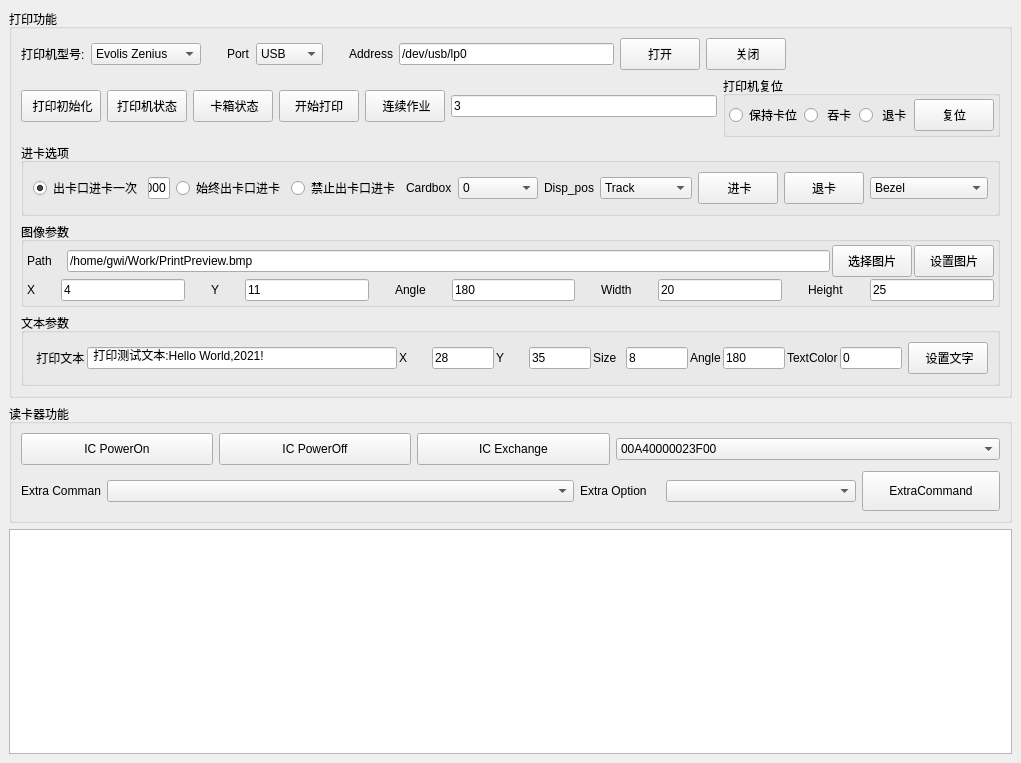
<?xml version="1.0" encoding="UTF-8"?>
<ui version="4.0">
 <class>MainWindow</class>
 <widget class="QMainWindow" name="MainWindow">
  <property name="geometry">
   <rect>
    <x>0</x>
    <y>0</y>
    <width>1021</width>
    <height>763</height>
   </rect>
  </property>
  <property name="windowTitle">
   <string>MainWindow</string>
  </property>
  <widget class="QWidget" name="centralwidget">
   <layout class="QVBoxLayout" name="verticalLayout_4">
    <item>
     <widget class="QGroupBox" name="groupBox_4">
      <property name="title">
       <string>打印功能</string>
      </property>
      <layout class="QVBoxLayout" name="verticalLayout_2">
       <item>
        <layout class="QHBoxLayout" name="horizontalLayout_3">
         <item>
          <widget class="QLabel" name="label_4">
           <property name="text">
            <string>打印机型号:</string>
           </property>
          </widget>
         </item>
         <item>
          <widget class="QComboBox" name="comboBox_Printer">
           <item>
            <property name="text">
             <string>Evolis Zenius</string>
            </property>
           </item>
           <item>
            <property name="text">
             <string>Evolis KC200</string>
            </property>
           </item>
           <item>
            <property name="text">
             <string>Evolis Elypso</string>
            </property>
           </item>
           <item>
            <property name="text">
             <string>Evolis Avansia</string>
            </property>
           </item>
          </widget>
         </item>
         <item>
          <spacer name="horizontalSpacer">
           <property name="orientation">
            <enum>Qt::Horizontal</enum>
           </property>
           <property name="sizeType">
            <enum>QSizePolicy::Fixed</enum>
           </property>
           <property name="sizeHint" stdset="0">
            <size>
             <width>20</width>
             <height>20</height>
            </size>
           </property>
          </spacer>
         </item>
         <item>
          <widget class="QLabel" name="label_8">
           <property name="text">
            <string>Port</string>
           </property>
          </widget>
         </item>
         <item>
          <widget class="QComboBox" name="comboBox_Port">
           <item>
            <property name="text">
             <string>USB</string>
            </property>
           </item>
           <item>
            <property name="text">
             <string>IP</string>
            </property>
           </item>
           <item>
            <property name="text">
             <string>NISCA</string>
            </property>
           </item>
          </widget>
         </item>
         <item>
          <spacer name="horizontalSpacer_2">
           <property name="orientation">
            <enum>Qt::Horizontal</enum>
           </property>
           <property name="sizeType">
            <enum>QSizePolicy::Fixed</enum>
           </property>
           <property name="sizeHint" stdset="0">
            <size>
             <width>20</width>
             <height>20</height>
            </size>
           </property>
          </spacer>
         </item>
         <item>
          <widget class="QLabel" name="label_9">
           <property name="text">
            <string>Address</string>
           </property>
          </widget>
         </item>
         <item>
          <widget class="QLineEdit" name="lineEdit_Address">
           <property name="text">
            <string>/dev/usb/lp0</string>
           </property>
          </widget>
         </item>
         <item>
          <widget class="QPushButton" name="pushButton_PrinterOpen">
           <property name="minimumSize">
            <size>
             <width>80</width>
             <height>32</height>
            </size>
           </property>
           <property name="maximumSize">
            <size>
             <width>200</width>
             <height>16777215</height>
            </size>
           </property>
           <property name="text">
            <string>打开</string>
           </property>
          </widget>
         </item>
         <item>
          <widget class="QPushButton" name="pushButton_PrinterClose">
           <property name="minimumSize">
            <size>
             <width>80</width>
             <height>32</height>
            </size>
           </property>
           <property name="maximumSize">
            <size>
             <width>200</width>
             <height>16777215</height>
            </size>
           </property>
           <property name="text">
            <string> 关闭</string>
           </property>
          </widget>
         </item>
         <item>
          <spacer name="horizontalSpacer_3">
           <property name="orientation">
            <enum>Qt::Horizontal</enum>
           </property>
           <property name="sizeHint" stdset="0">
            <size>
             <width>40</width>
             <height>20</height>
            </size>
           </property>
          </spacer>
         </item>
        </layout>
       </item>
       <item>
        <layout class="QHBoxLayout" name="horizontalLayout_4">
         <item>
          <widget class="QPushButton" name="pushButton_PrinterInit">
           <property name="minimumSize">
            <size>
             <width>80</width>
             <height>32</height>
            </size>
           </property>
           <property name="maximumSize">
            <size>
             <width>200</width>
             <height>16777215</height>
            </size>
           </property>
           <property name="text">
            <string> 打印初始化</string>
           </property>
          </widget>
         </item>
         <item>
          <widget class="QPushButton" name="pushButton_PrinterStatus">
           <property name="minimumSize">
            <size>
             <width>80</width>
             <height>32</height>
            </size>
           </property>
           <property name="maximumSize">
            <size>
             <width>200</width>
             <height>16777215</height>
            </size>
           </property>
           <property name="text">
            <string>打印机状态</string>
           </property>
          </widget>
         </item>
         <item>
          <widget class="QPushButton" name="pushButton_PrinterBoxStatus">
           <property name="minimumSize">
            <size>
             <width>80</width>
             <height>32</height>
            </size>
           </property>
           <property name="maximumSize">
            <size>
             <width>200</width>
             <height>16777215</height>
            </size>
           </property>
           <property name="text">
            <string> 卡箱状态</string>
           </property>
          </widget>
         </item>
         <item>
          <widget class="QPushButton" name="pushButton_PrinterStart">
           <property name="minimumSize">
            <size>
             <width>80</width>
             <height>32</height>
            </size>
           </property>
           <property name="maximumSize">
            <size>
             <width>200</width>
             <height>16777215</height>
            </size>
           </property>
           <property name="text">
            <string>开始打印</string>
           </property>
          </widget>
         </item>
         <item>
          <widget class="QPushButton" name="pushButton_PrinterJob">
           <property name="minimumSize">
            <size>
             <width>80</width>
             <height>32</height>
            </size>
           </property>
           <property name="maximumSize">
            <size>
             <width>200</width>
             <height>16777215</height>
            </size>
           </property>
           <property name="text">
            <string> 连续作业</string>
           </property>
          </widget>
         </item>
         <item>
          <widget class="QLineEdit" name="lineEdit_Jobs">
           <property name="text">
            <string>3</string>
           </property>
           <property name="placeholderText">
            <string/>
           </property>
           <property name="clearButtonEnabled">
            <bool>false</bool>
           </property>
          </widget>
         </item>
         <item>
          <widget class="QGroupBox" name="groupBox">
           <property name="title">
            <string>打印机复位</string>
           </property>
           <layout class="QHBoxLayout" name="horizontalLayout_14" stretch="0,0,0,0">
            <property name="spacing">
             <number>2</number>
            </property>
            <property name="leftMargin">
             <number>3</number>
            </property>
            <property name="topMargin">
             <number>3</number>
            </property>
            <property name="rightMargin">
             <number>3</number>
            </property>
            <property name="bottomMargin">
             <number>3</number>
            </property>
            <item>
             <widget class="QRadioButton" name="radioButton_Keep">
              <property name="text">
               <string>保持卡位</string>
              </property>
              <property name="checked">
               <bool>false</bool>
              </property>
             </widget>
            </item>
            <item>
             <widget class="QRadioButton" name="radioButton_Reject">
              <property name="text">
               <string> 吞卡</string>
              </property>
             </widget>
            </item>
            <item>
             <widget class="QRadioButton" name="radioButton_Eject">
              <property name="text">
               <string> 退卡</string>
              </property>
             </widget>
            </item>
            <item>
             <widget class="QPushButton" name="pushButton_PrinterReset">
              <property name="minimumSize">
               <size>
                <width>80</width>
                <height>32</height>
               </size>
              </property>
              <property name="maximumSize">
               <size>
                <width>200</width>
                <height>16777215</height>
               </size>
              </property>
              <property name="text">
               <string>复位</string>
              </property>
             </widget>
            </item>
           </layout>
          </widget>
         </item>
        </layout>
       </item>
       <item>
        <widget class="QGroupBox" name="groupBox_3">
         <property name="title">
          <string>进卡选项</string>
         </property>
         <layout class="QHBoxLayout" name="horizontalLayout_11" stretch="0,1,0,0,0,0,0,0,0,0,0">
          <item>
           <widget class="QRadioButton" name="radioButton_EnableCardOnce">
            <property name="text">
             <string>出卡口进卡一次</string>
            </property>
            <property name="checked">
             <bool>true</bool>
            </property>
           </widget>
          </item>
          <item>
           <widget class="QLineEdit" name="lineEdit_EnableCardTimeout">
            <property name="text">
             <string>5000</string>
            </property>
            <property name="maxLength">
             <number>5</number>
            </property>
           </widget>
          </item>
          <item>
           <widget class="QRadioButton" name="radioButton_EnableCardAlways">
            <property name="text">
             <string>始终出卡口进卡</string>
            </property>
           </widget>
          </item>
          <item>
           <widget class="QRadioButton" name="radioButton_DisableCard">
            <property name="text">
             <string>禁止出卡口进卡</string>
            </property>
           </widget>
          </item>
          <item>
           <widget class="QLabel" name="label_5">
            <property name="text">
             <string>Cardbox</string>
            </property>
           </widget>
          </item>
          <item>
           <widget class="QComboBox" name="comboBox_cardbox">
            <property name="minimumSize">
             <size>
              <width>80</width>
              <height>0</height>
             </size>
            </property>
            <item>
             <property name="text">
              <string>0</string>
             </property>
            </item>
            <item>
             <property name="text">
              <string>1</string>
             </property>
            </item>
            <item>
             <property name="text">
              <string>2</string>
             </property>
            </item>
           </widget>
          </item>
          <item>
           <widget class="QLabel" name="label_6">
            <property name="text">
             <string>Disp_pos</string>
            </property>
           </widget>
          </item>
          <item>
           <widget class="QComboBox" name="comboBox_DispPOS">
            <property name="minimumSize">
             <size>
              <width>80</width>
              <height>0</height>
             </size>
            </property>
            <item>
             <property name="text">
              <string>Track</string>
             </property>
            </item>
            <item>
             <property name="text">
              <string>Contact</string>
             </property>
            </item>
            <item>
             <property name="text">
              <string>Contactless</string>
             </property>
            </item>
            <item>
             <property name="text">
              <string>Print</string>
             </property>
            </item>
           </widget>
          </item>
          <item>
           <widget class="QPushButton" name="pushButton_PrinterInsert">
            <property name="minimumSize">
             <size>
              <width>80</width>
              <height>32</height>
             </size>
            </property>
            <property name="maximumSize">
             <size>
              <width>200</width>
              <height>16777215</height>
             </size>
            </property>
            <property name="text">
             <string> 进卡</string>
            </property>
           </widget>
          </item>
          <item>
           <widget class="QPushButton" name="pushButton_PrinterEject">
            <property name="minimumSize">
             <size>
              <width>80</width>
              <height>32</height>
             </size>
            </property>
            <property name="maximumSize">
             <size>
              <width>200</width>
              <height>16777215</height>
             </size>
            </property>
            <property name="text">
             <string>退卡</string>
            </property>
           </widget>
          </item>
          <item>
           <widget class="QComboBox" name="comboBox_RejectPos">
            <property name="minimumSize">
             <size>
              <width>80</width>
              <height>0</height>
             </size>
            </property>
            <item>
             <property name="text">
              <string>Bezel</string>
             </property>
            </item>
            <item>
             <property name="text">
              <string>Hopper</string>
             </property>
            </item>
            <item>
             <property name="text">
              <string>Lower reject slot</string>
             </property>
            </item>
           </widget>
          </item>
         </layout>
        </widget>
       </item>
       <item>
        <widget class="QGroupBox" name="groupBox_2">
         <property name="title">
          <string>图像参数</string>
         </property>
         <layout class="QVBoxLayout" name="verticalLayout_3">
          <property name="spacing">
           <number>2</number>
          </property>
          <property name="leftMargin">
           <number>3</number>
          </property>
          <property name="topMargin">
           <number>3</number>
          </property>
          <property name="rightMargin">
           <number>3</number>
          </property>
          <property name="bottomMargin">
           <number>3</number>
          </property>
          <item>
           <layout class="QHBoxLayout" name="horizontalLayout_13" stretch="1,20,1,0">
            <property name="spacing">
             <number>2</number>
            </property>
            <item>
             <widget class="QLabel" name="label_11">
              <property name="text">
               <string>Path</string>
              </property>
             </widget>
            </item>
            <item>
             <widget class="QLineEdit" name="lineEdit_graphpath">
              <property name="sizePolicy">
               <sizepolicy hsizetype="Expanding" vsizetype="Fixed">
                <horstretch>0</horstretch>
                <verstretch>0</verstretch>
               </sizepolicy>
              </property>
              <property name="minimumSize">
               <size>
                <width>200</width>
                <height>0</height>
               </size>
              </property>
              <property name="text">
               <string>/home/gwi/Work/PrintPreview.bmp</string>
              </property>
             </widget>
            </item>
            <item>
             <widget class="QPushButton" name="pushButton_browsegraph">
              <property name="minimumSize">
               <size>
                <width>80</width>
                <height>32</height>
               </size>
              </property>
              <property name="maximumSize">
               <size>
                <width>200</width>
                <height>16777215</height>
               </size>
              </property>
              <property name="text">
               <string>选择图片</string>
              </property>
             </widget>
            </item>
            <item>
             <widget class="QPushButton" name="pushButton_PrinterSetImage">
              <property name="minimumSize">
               <size>
                <width>80</width>
                <height>32</height>
               </size>
              </property>
              <property name="maximumSize">
               <size>
                <width>200</width>
                <height>16777215</height>
               </size>
              </property>
              <property name="text">
               <string>设置图片</string>
              </property>
             </widget>
            </item>
           </layout>
          </item>
          <item>
           <layout class="QHBoxLayout" name="horizontalLayout_15">
            <property name="spacing">
             <number>26</number>
            </property>
            <item>
             <widget class="QLabel" name="label_16">
              <property name="text">
               <string>X</string>
              </property>
             </widget>
            </item>
            <item>
             <widget class="QLineEdit" name="lineEdit_graphX">
              <property name="text">
               <string>4</string>
              </property>
              <property name="placeholderText">
               <string/>
              </property>
              <property name="clearButtonEnabled">
               <bool>false</bool>
              </property>
             </widget>
            </item>
            <item>
             <widget class="QLabel" name="label_17">
              <property name="text">
               <string>Y</string>
              </property>
             </widget>
            </item>
            <item>
             <widget class="QLineEdit" name="lineEdit_graphY">
              <property name="text">
               <string>11</string>
              </property>
              <property name="clearButtonEnabled">
               <bool>false</bool>
              </property>
             </widget>
            </item>
            <item>
             <widget class="QLabel" name="label_18">
              <property name="text">
               <string>Angle</string>
              </property>
             </widget>
            </item>
            <item>
             <widget class="QLineEdit" name="lineEdit_graph_angle">
              <property name="text">
               <string>180</string>
              </property>
              <property name="clearButtonEnabled">
               <bool>false</bool>
              </property>
             </widget>
            </item>
            <item>
             <widget class="QLabel" name="label_19">
              <property name="text">
               <string>Width</string>
              </property>
             </widget>
            </item>
            <item>
             <widget class="QLineEdit" name="lineEdit_graphW">
              <property name="text">
               <string>20</string>
              </property>
              <property name="clearButtonEnabled">
               <bool>false</bool>
              </property>
             </widget>
            </item>
            <item>
             <widget class="QLabel" name="label_20">
              <property name="text">
               <string>Height</string>
              </property>
             </widget>
            </item>
            <item>
             <widget class="QLineEdit" name="lineEdit_graphH">
              <property name="text">
               <string>25</string>
              </property>
              <property name="clearButtonEnabled">
               <bool>false</bool>
              </property>
             </widget>
            </item>
           </layout>
          </item>
         </layout>
        </widget>
       </item>
       <item>
        <widget class="QGroupBox" name="groupBox_5">
         <property name="title">
          <string>文本参数</string>
         </property>
         <layout class="QHBoxLayout" name="horizontalLayout_2">
          <item>
           <layout class="QHBoxLayout" name="horizontalLayout_5" stretch="1,10,1,2,1,2,1,2,1,2,1,2">
            <property name="spacing">
             <number>2</number>
            </property>
            <item>
             <widget class="QLabel" name="label">
              <property name="text">
               <string> 打印文本</string>
              </property>
             </widget>
            </item>
            <item>
             <widget class="QLineEdit" name="lineEdit_text">
              <property name="minimumSize">
               <size>
                <width>0</width>
                <height>0</height>
               </size>
              </property>
              <property name="text">
               <string> 打印测试文本:Hello World,2021!</string>
              </property>
              <property name="clearButtonEnabled">
               <bool>false</bool>
              </property>
             </widget>
            </item>
            <item>
             <widget class="QLabel" name="label_2">
              <property name="text">
               <string>X</string>
              </property>
             </widget>
            </item>
            <item>
             <widget class="QLineEdit" name="lineEdit_x">
              <property name="maximumSize">
               <size>
                <width>16777215</width>
                <height>16777215</height>
               </size>
              </property>
              <property name="text">
               <string>28</string>
              </property>
              <property name="clearButtonEnabled">
               <bool>false</bool>
              </property>
             </widget>
            </item>
            <item>
             <widget class="QLabel" name="label_3">
              <property name="text">
               <string>Y</string>
              </property>
             </widget>
            </item>
            <item>
             <widget class="QLineEdit" name="lineEdit_y">
              <property name="maximumSize">
               <size>
                <width>16777215</width>
                <height>16777215</height>
               </size>
              </property>
              <property name="text">
               <string>35</string>
              </property>
              <property name="clearButtonEnabled">
               <bool>false</bool>
              </property>
             </widget>
            </item>
            <item>
             <widget class="QLabel" name="label_13">
              <property name="text">
               <string>Size</string>
              </property>
             </widget>
            </item>
            <item>
             <widget class="QLineEdit" name="lineEdit_text_size">
              <property name="maximumSize">
               <size>
                <width>16777215</width>
                <height>16777215</height>
               </size>
              </property>
              <property name="text">
               <string>8</string>
              </property>
              <property name="clearButtonEnabled">
               <bool>false</bool>
              </property>
             </widget>
            </item>
            <item>
             <widget class="QLabel" name="label_7">
              <property name="text">
               <string>Angle</string>
              </property>
             </widget>
            </item>
            <item>
             <widget class="QLineEdit" name="lineEdit_text_angle">
              <property name="maximumSize">
               <size>
                <width>16777215</width>
                <height>16777215</height>
               </size>
              </property>
              <property name="text">
               <string>180</string>
              </property>
              <property name="clearButtonEnabled">
               <bool>false</bool>
              </property>
             </widget>
            </item>
            <item>
             <widget class="QLabel" name="label_15">
              <property name="text">
               <string>TextColor</string>
              </property>
             </widget>
            </item>
            <item>
             <widget class="QLineEdit" name="lineEdit_text_Color">
              <property name="maximumSize">
               <size>
                <width>16777215</width>
                <height>16777215</height>
               </size>
              </property>
              <property name="text">
               <string>0</string>
              </property>
              <property name="clearButtonEnabled">
               <bool>false</bool>
              </property>
             </widget>
            </item>
           </layout>
          </item>
          <item>
           <widget class="QPushButton" name="pushButton_PrinterSetText">
            <property name="minimumSize">
             <size>
              <width>80</width>
              <height>32</height>
             </size>
            </property>
            <property name="maximumSize">
             <size>
              <width>200</width>
              <height>16777215</height>
             </size>
            </property>
            <property name="text">
             <string> 设置文字</string>
            </property>
           </widget>
          </item>
         </layout>
        </widget>
       </item>
      </layout>
     </widget>
    </item>
    <item>
     <widget class="QGroupBox" name="groupBox_6">
      <property name="title">
       <string>读卡器功能</string>
      </property>
      <layout class="QVBoxLayout" name="verticalLayout">
       <item>
        <layout class="QHBoxLayout" name="horizontalLayout_6" stretch="1,1,1,2">
         <item>
          <widget class="QPushButton" name="pushButton_PrinterICOn">
           <property name="minimumSize">
            <size>
             <width>80</width>
             <height>32</height>
            </size>
           </property>
           <property name="maximumSize">
            <size>
             <width>200</width>
             <height>16777215</height>
            </size>
           </property>
           <property name="text">
            <string>IC PowerOn</string>
           </property>
          </widget>
         </item>
         <item>
          <widget class="QPushButton" name="pushButton_PrinterICOff">
           <property name="minimumSize">
            <size>
             <width>80</width>
             <height>32</height>
            </size>
           </property>
           <property name="maximumSize">
            <size>
             <width>200</width>
             <height>16777215</height>
            </size>
           </property>
           <property name="text">
            <string>IC PowerOff</string>
           </property>
          </widget>
         </item>
         <item>
          <widget class="QPushButton" name="pushButton_PrinterICExchange">
           <property name="minimumSize">
            <size>
             <width>80</width>
             <height>32</height>
            </size>
           </property>
           <property name="maximumSize">
            <size>
             <width>200</width>
             <height>16777215</height>
            </size>
           </property>
           <property name="text">
            <string>IC Exchange</string>
           </property>
          </widget>
         </item>
         <item>
          <widget class="QComboBox" name="comboBox_ICcommand">
           <property name="minimumSize">
            <size>
             <width>80</width>
             <height>0</height>
            </size>
           </property>
           <property name="maximumSize">
            <size>
             <width>16777215</width>
             <height>16777215</height>
            </size>
           </property>
           <item>
            <property name="text">
             <string>00A40000023F00</string>
            </property>
           </item>
           <item>
            <property name="text">
             <string>00A4040008A00000033301010100</string>
            </property>
           </item>
           <item>
            <property name="text">
             <string>00A404000F7378312E73682EC9E7BBE1B1A3D5CF</string>
            </property>
           </item>
           <item>
            <property name="text">
             <string>00A4000002EF05</string>
            </property>
           </item>
           <item>
            <property name="text">
             <string>00B2010400</string>
            </property>
           </item>
           <item>
            <property name="text">
             <string>00B2030400</string>
            </property>
           </item>
           <item>
            <property name="text">
             <string>0084000008</string>
            </property>
           </item>
           <item>
            <property name="text">
             <string>0084000004</string>
            </property>
           </item>
           <item>
            <property name="text">
             <string>0084000010</string>
            </property>
           </item>
          </widget>
         </item>
        </layout>
       </item>
       <item>
        <layout class="QHBoxLayout" name="horizontalLayout" stretch="4,2,1">
         <item>
          <layout class="QHBoxLayout" name="horizontalLayout_9" stretch="1,4">
           <item>
            <widget class="QLabel" name="label_12">
             <property name="minimumSize">
              <size>
               <width>0</width>
               <height>0</height>
              </size>
             </property>
             <property name="maximumSize">
              <size>
               <width>80</width>
               <height>16777215</height>
              </size>
             </property>
             <property name="text">
              <string>Extra Command</string>
             </property>
            </widget>
           </item>
           <item>
            <widget class="QComboBox" name="comboBox_Extracommand">
             <property name="minimumSize">
              <size>
               <width>80</width>
               <height>0</height>
              </size>
             </property>
             <property name="maximumSize">
              <size>
               <width>16777215</width>
               <height>16777215</height>
              </size>
             </property>
            </widget>
           </item>
          </layout>
         </item>
         <item>
          <layout class="QHBoxLayout" name="horizontalLayout_7">
           <item>
            <widget class="QLabel" name="label_14">
             <property name="minimumSize">
              <size>
               <width>0</width>
               <height>0</height>
              </size>
             </property>
             <property name="maximumSize">
              <size>
               <width>80</width>
               <height>16777215</height>
              </size>
             </property>
             <property name="text">
              <string>Extra Option</string>
             </property>
            </widget>
           </item>
           <item>
            <widget class="QComboBox" name="comboBox_ExtracommandData">
             <property name="sizePolicy">
              <sizepolicy hsizetype="Preferred" vsizetype="Fixed">
               <horstretch>0</horstretch>
               <verstretch>0</verstretch>
              </sizepolicy>
             </property>
             <property name="minimumSize">
              <size>
               <width>80</width>
               <height>0</height>
              </size>
             </property>
             <property name="maximumSize">
              <size>
               <width>16777215</width>
               <height>16777215</height>
              </size>
             </property>
            </widget>
           </item>
          </layout>
         </item>
         <item>
          <widget class="QPushButton" name="pushButton_ExtraCommand">
           <property name="minimumSize">
            <size>
             <width>80</width>
             <height>40</height>
            </size>
           </property>
           <property name="maximumSize">
            <size>
             <width>200</width>
             <height>16777215</height>
            </size>
           </property>
           <property name="text">
            <string>ExtraCommand</string>
           </property>
          </widget>
         </item>
        </layout>
       </item>
      </layout>
     </widget>
    </item>
    <item>
     <widget class="QPlainTextEdit" name="textEdit"/>
    </item>
   </layout>
  </widget>
 </widget>
 <resources/>
 <connections/>
</ui>
